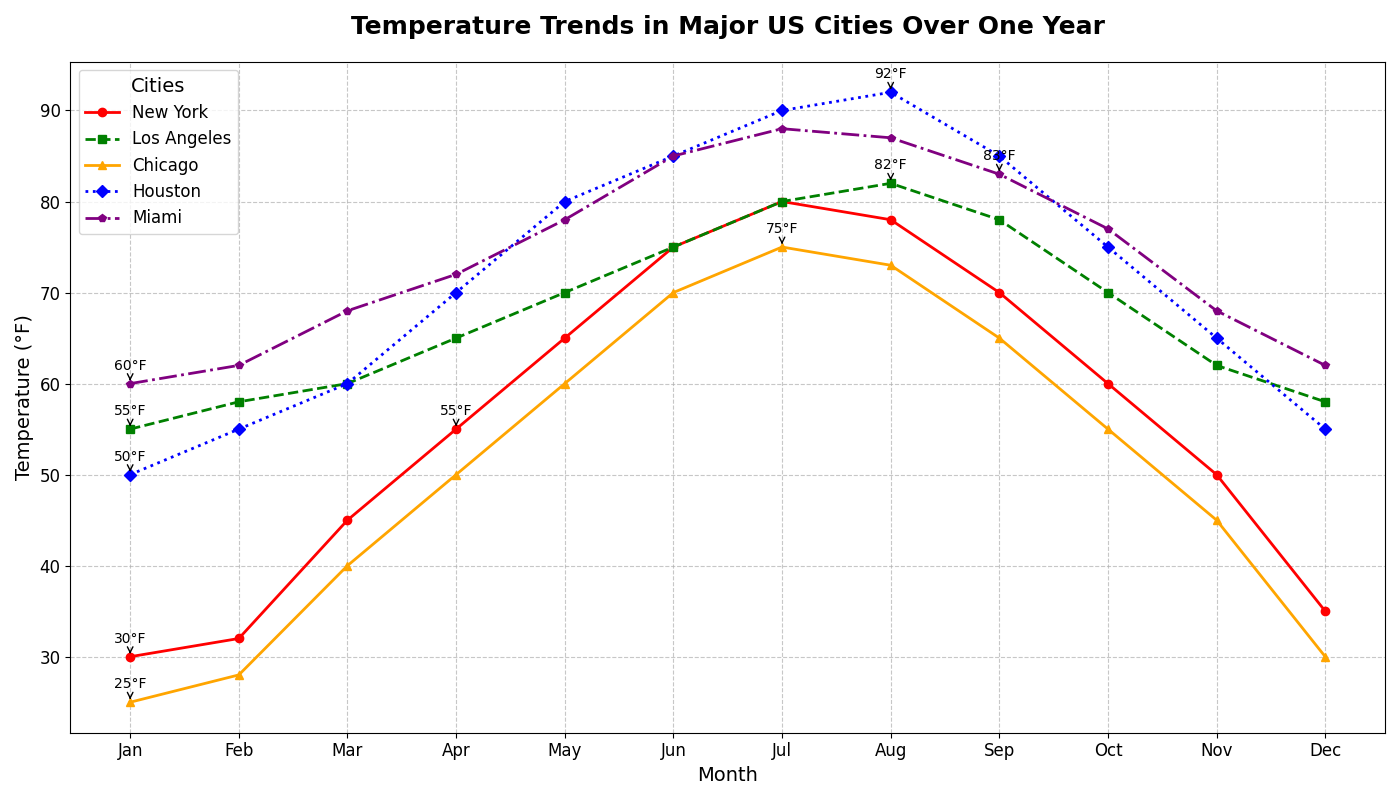

Python code for this plot:
import matplotlib.pyplot as plt
import numpy as np

months = np.array(['Jan', 'Feb', 'Mar', 'Apr', 'May', 'Jun', 'Jul', 'Aug', 'Sep', 'Oct', 'Nov', 'Dec'])
new_york = np.array([30, 32, 45, 55, 65, 75, 80, 78, 70, 60, 50, 35])
los_angeles = np.array([55, 58, 60, 65, 70, 75, 80, 82, 78, 70, 62, 58])
chicago = np.array([25, 28, 40, 50, 60, 70, 75, 73, 65, 55, 45, 30])
houston = np.array([50, 55, 60, 70, 80, 85, 90, 92, 85, 75, 65, 55])
miami = np.array([60, 62, 68, 72, 78, 85, 88, 87, 83, 77, 68, 62]) # New data series

fig, ax = plt.subplots(figsize=(14, 8))

ax.plot(months, new_york, marker='o', linestyle='-', markersize=6, linewidth=2, label='New York', color='red')
ax.plot(months, los_angeles, marker='s', linestyle='--', markersize=6, linewidth=2, label='Los Angeles', color='green')
ax.plot(months, chicago, marker='^', linestyle='-', markersize=6, linewidth=2, label='Chicago', color='orange')
ax.plot(months, houston, marker='D', linestyle=':', markersize=6, linewidth=2, label='Houston', color='blue')
ax.plot(months, miami, marker='p', linestyle='-.', markersize=6, linewidth=2, label='Miami', color='purple') # Plot new data

ax.set_title("Temperature Trends in Major US Cities Over One Year", fontsize=18, fontweight='bold', pad=20)
ax.set_xlabel('Month', fontsize=14)
ax.set_ylabel('Temperature (°F)', fontsize=14)
ax.legend(title='Cities', fontsize=12, title_fontsize=14, loc='upper left')

ax.grid(True, linestyle='--', alpha=0.7)
plt.xticks(fontsize=12)
plt.yticks(fontsize=12)

annotations = {
    'New York': [0, 3],   
    'Los Angeles': [0, 7],
    'Chicago': [0, 6],
    'Houston': [0, 7],
    'Miami': [0, 8] # Add annotations for Miami
}

for city, data in zip(['New York', 'Los Angeles', 'Chicago', 'Houston', 'Miami'], [new_york, los_angeles, chicago, houston, miami]):
    for idx in annotations[city]:
        ax.annotate(f"{data[idx]}°F", 
                    (months[idx], data[idx]), 
                    textcoords="offset points", 
                    xytext=(0,10), 
                    ha='center',
                    arrowprops=dict(arrowstyle='->', linestyle='-', color='black'))

plt.tight_layout()
plt.show()
